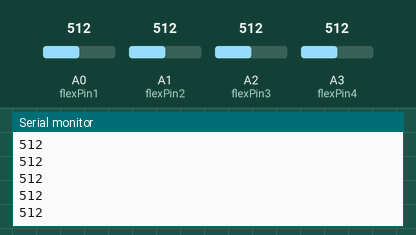
The sketch below on a simulated Arduino Uno, built with avr-gcc and run on an emulated ATmega328P. Shown: the last lines printed to the serial monitor. The inputs (shaded band) are chosen by the test bench; at power-on: A0 (flexPin1) = 512, A1 (flexPin2) = 512, A2 (flexPin3) = 512, A3 (flexPin4) = 512.

Above: at 5.8 s.
5.9 s: A0 (flexPin1) set to 716
11.9 s: A1 (flexPin2) set to 306
At 16.1 s:
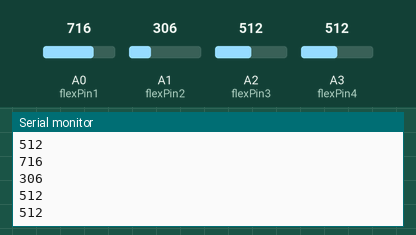
17.9 s: A2 (flexPin3) set to 992
At 21.1 s:
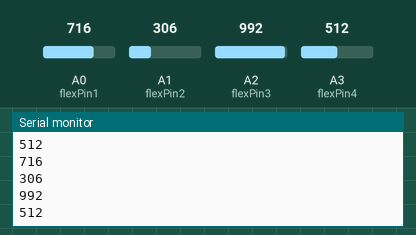
23.9 s: A3 (flexPin4) set to 30
At 26.2 s:
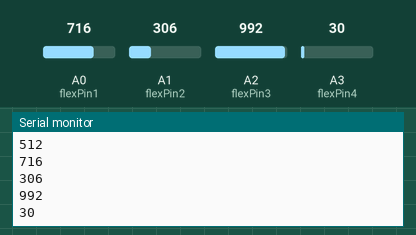
Timing chart, 0 to 27.7 s (numbered marks = the images above; inputs shaded):
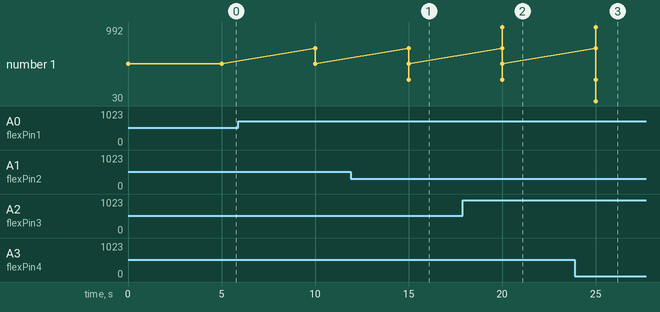

The sketch:

Arduino_NANO_Code.ino
```cpp
// Flex Sensor Pins
const int flexPin1 = A0;
const int flexPin2 = A1;
const int flexPin3 = A2;
const int flexPin4 = A3;

void setup() {
  Serial.begin(9600);

  pinMode(flexPin1,INPUT);
  pinMode(flexPin2,INPUT);
  pinMode(flexPin3,INPUT);
  pinMode(flexPin4,INPUT);
}

void loop() {
  // Read the analog values from the flex sensors
  int flexValue1 = analogRead(flexPin1);
  int flexValue2 = analogRead(flexPin2);
  int flexValue3 = analogRead(flexPin3);
  int flexValue4 = analogRead(flexPin4);

  // Print the received values for testing

  // Serial.print("Flex Sensor 1: ");
  Serial.println(flexValue1);
  // Serial.print("Flex Sensor 2: ");
  Serial.println(flexValue2);
  // Serial.print("Flex Sensor 3: ");
  Serial.println(flexValue3);
  // Serial.print("Flex Sensor 4: ");
  Serial.println(flexValue4);

  delay(5000);
}
```

Measured:
- after the input at 11.9 s, the serial monitor: prints a new line after 3.1 s (image 1)
- after the input at 17.9 s, the serial monitor: prints a new line after 2.1 s (image 2)
- after the input at 23.9 s, the serial monitor: prints a new line after 1.1 s (image 3)
- plotted number 1: 512 → 30 after the input at 23.9 s
